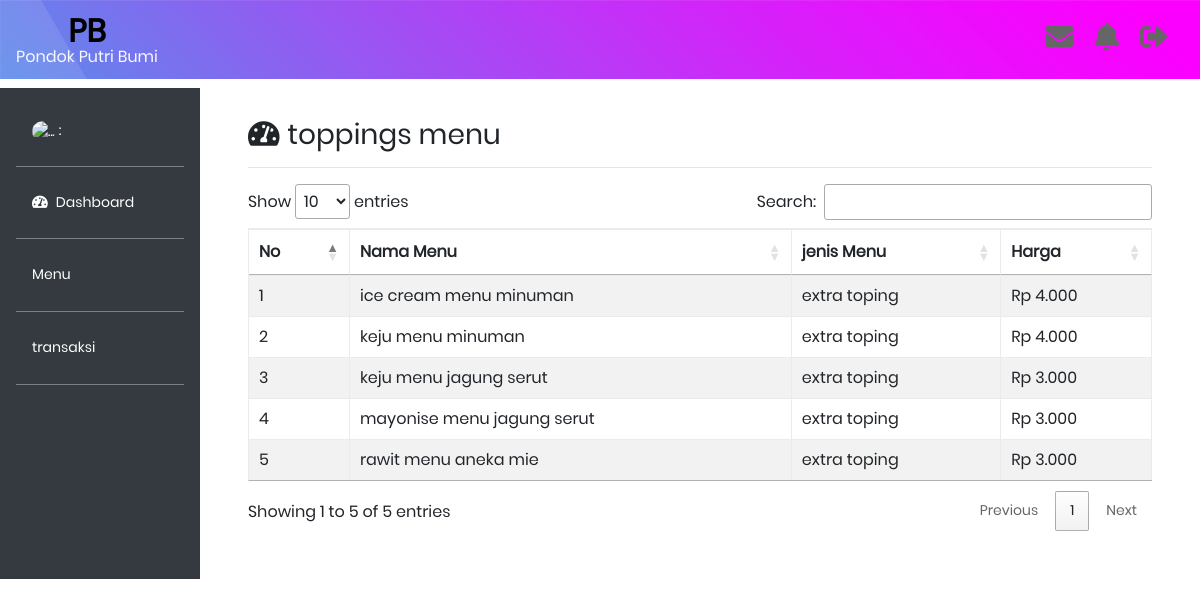
/toppings.php, run on the app's committed database.
### tables this page shows
CREATE TABLE `menu` (
  `kd_menu` varchar(250) NOT NULL,
  `nama_menu` varchar(250) NOT NULL,
  `kd_jenis_menu` varchar(250) NOT NULL,
  `kd_jenis_produk` varchar(250) NOT NULL,
  `harga` int(11) NOT NULL
);

CREATE TABLE `jenis_menu` (
  `kd_jenis_menu` varchar(250) NOT NULL,
  `jenis_menu` varchar(250) NOT NULL,
  `kd_jenis_produk` varchar(250) NOT NULL
);

### toppings.php (the view, shortened to what this page needs)
<!doctype html>
<!doctype html>
<?php
include 'database/koneksidb.php';
$sql_user = "SELECT * FROM users WHERE username = '$user_login'";
$calluser = mysqli_query($conn, $sql_user);
$data_user = mysqli_fetch_array($calluser);
$query = "SELECT nama_menu, jenis_menu, harga FROM jenis_menu INNER JOIN menu
  ON jenis_menu.kd_jenis_menu=menu.kd_jenis_menu
  WHERE jenis_menu.kd_jenis_produk = 'P13'";
$call = mysqli_query($conn, $query);
function rupiah2($tampil)
{
  $hasil_rupiah = "Rp " . number_format($tampil, 0, ".", ".");
  return $hasil_rupiah;
}
?>
<html lang="en">
<head>
  <link rel="stylesheet" href="https://maxcdn.bootstrapcdn.com/bootstrap/4.0.0/css/bootstrap.min.css">
  <link rel="stylesheet" type="text/css" href="admin.css">
  <link rel="stylesheet" type="text/css" href="fontawesome-free/css/all.min.css">
  <link rel="stylesheet" type="text/css" media="screen" href="https://cdnjs.cloudflare.com/ajax/libs/twitter-bootstrap/4.5.2/css/bootstrap.css">
  <link rel="stylesheet" type="text/css" href="https://cdn.datatables.net/1.11.3/css/dataTables.bootstrap4.min.css">
  <link rel="stylesheet" type="text/css" href="https://cdn.datatables.net/1.11.3/css/jquery.dataTables.min.css">
  <link rel="stylesheet" type="text/css" href="vendor/bootstrap/css/bootstrap.min.css">
  <link rel="stylesheet" type="text/css" href="fonts/font-awesome-4.7.0/css/font-awesome.min.css">
  <link rel="stylesheet" type="text/css" href="fonts/iconic/css/material-design-iconic-font.min.css">
  <link rel="stylesheet" type="text/css" href="vendor/animate/animate.css">
  <link rel="stylesheet" type="text/css" href="vendor/css-hamburgers/hamburgers.min.css">
  <link rel="stylesheet" type="text/css" href="vendor/animsition/css/animsition.min.css">
  <link rel="stylesheet" type="text/css" href="vendor/select2/select2.min.css">
  <link rel="stylesheet" type="text/css" href="vendor/daterangepicker/daterangepicker.css">
  <link rel="stylesheet" type="text/css" href="css/util.css">
  <link rel="stylesheet" type="text/css" href="css/main.css">
</head>
<body>
  <nav class="navbar navbar-expand-lg navbar-light bg-warning fixed-top" style="background-image: url('images/bg-01.jpg');">
    <a class="navbar-brand" href="#">
      <div class="txt1 text-center ">
        <h2 style="color: black;"><strong>PB</strong></h2>
        <h6 style="color: ghostwhite;">Pondok Putri Bumi</h6>
      </div>
    </a>
    <div class="icon ml-4">
      <h5>
        <a href="daftarpesan.php"><i class="fas fa-envelope fa-2x mr-3" data-toggle="tooltip" title="History"></i></a>
        <a href="#"><i class="fas fa-bell fa-2x mr-3" data-toggle="tooltip" title="Notification"></i></a>
        <a href="logout.php"><i class="fas fa-sign-out-alt fa-2x mr-3" data-toggle="tooltip" title="Log Out"></i></a>
      </h5>
    </div>
  </nav>
  <div class="row no-gutters mt-5">
    <div class="col-md-2 bg-dark mt-3 pr-3 pt-4">
      <ul class="nav flex-column ml-3 mb-5">
        <li class="nav-item mr5">
          <a class="nav-link active text-white, txt2" href="#" style="color: ghostwhite;">
            <img src="fgambar/qr.png" alt="..." class="rounded-circle mr5" width="45px" height="45px"> : <?= $data_user['username']; ?></a>
        </li>
        <hr class="bg-secondary">
        <li class="nav-item">
          <a class="nav-link active text-white" href="dashboard.php"><i class="fas fa-tachometer-alt mr-2"></i>Dashboard</a>
          <hr class="bg-secondary">
        </li>
        <li class="nav-item">
          <a class="nav-link text-white" data-toggle="collapse" href="#collapseExample" aria-expanded="false" aria-controls="collapseExample">
            Menu
          </a>
          <hr class="bg-secondary">
        </li>
        <li class="nav-item">
          <a class="nav-link text-white" href="transaksi.php">transaksi</a>
          <hr class="bg-secondary">
        </li>
      </ul>
    </div>
    <div class="col-md-10 p-5 pt-2">
      <h3><i class="fas fa-tachometer-alt mr-2"></i>toppings menu</h3>
      <hr>
      <div>
        <table id="example" class="table table-striped table-bordered" style="width:100%">
          <thead>
            <tr>
              <th>No</th>
              <th>Nama Menu</th>
              <th>jenis Menu</th>
              <th>Harga</th>
            </tr>
          </thead>
          <tbody>
            <?php $i = 1; ?>
            <?php while ($tampil = mysqli_fetch_array($call)) { ?>
              <tr>
                <td><?php echo $i++; ?></td>
                <td><?php echo $tampil['nama_menu']; ?> </td>
                <td><?php echo $tampil['jenis_menu']; ?> </td>
                <td><?php echo rupiah2($tampil['harga']); ?> </td>
              </tr>
            <?php } ?>
          </tbody>
        </table>
      </div>
    </div>
  </div>
</body>
</html>

### css/main.css (style rules this page uses)
* { margin: 0px; padding: 0px; box-sizing: border-box; }
body, html { height: 100%; font-family: Poppins-Regular, sans-serif; }
a { font-family: Poppins-Regular; font-size: 14px; line-height: 1.7; color: #666666; margin: 0px; transition: all 0.4s; -webkit-transition: all 0.4s; -o-transition: all 0.4s; -moz-transition: all 0.4s; }
h1,h2,h3,h4,h5,h6 { margin: 0px; }
ul, li { margin: 0px; list-style-type: none; }
.txt1 { font-family: Poppins-Regular; font-size: 14px; line-height: 1.5; color: #666666; }
.txt2 { font-family: Poppins-Regular; font-size: 14px; line-height: 1.5; color: #333333; text-transform: uppercase; }

### data on the page
menu: nama_menu "ice cream menu minuman", kd_jenis_menu.jenis_menu "extra toping", harga "Rp 4.000"
menu: nama_menu "keju menu minuman", kd_jenis_menu.jenis_menu "extra toping", harga "Rp 4.000"
menu: nama_menu "keju menu jagung serut", kd_jenis_menu.jenis_menu "extra toping", harga "Rp 3.000"
menu: nama_menu "mayonise menu jagung serut", kd_jenis_menu.jenis_menu "extra toping", harga "Rp 3.000"
menu: nama_menu "rawit menu aneka mie", kd_jenis_menu.jenis_menu "extra toping", harga "Rp 3.000"
